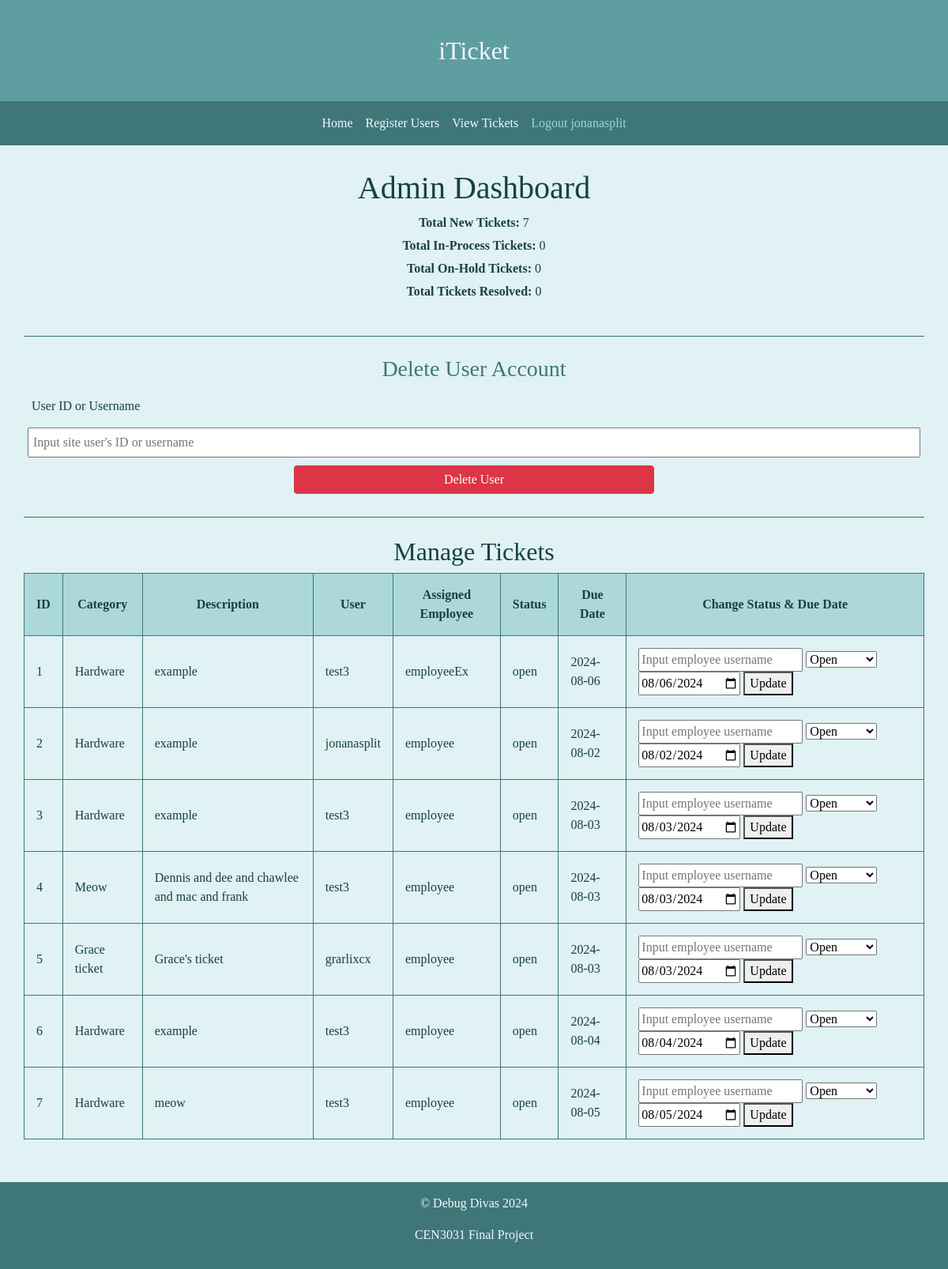
The page /admin_dash.php (signed in) on the database its author committed.
### tables this page shows
CREATE TABLE `tickets` (
  `id` int(11) NOT NULL,
  `type` varchar(255) NOT NULL,
  `description` text NOT NULL,
  `user` varchar(255) NOT NULL,
  `date` date NOT NULL DEFAULT current_timestamp(),
  `status` varchar(55) NOT NULL DEFAULT 'open',
  `employeeid` varchar(128) NOT NULL,
  `time_estimate` int(128) NOT NULL DEFAULT 0,
  `logged_hours` int(128) NOT NULL DEFAULT 0
);

### admin_dash.php (the view, shortened to what this page needs)
<?php
$host = "127.0.0.1";
$user = "root";
$password = "";
$db="login_it";
$data = mysqli_connect($host, $user, $password, $db);
$sql_tickets = "SELECT tickets.id, tickets.type, tickets.employeeid, tickets.description, tickets.user, tickets.date, tickets.status
        FROM tickets";
$result_tickets = $data->query($sql_tickets);
$sql_new = "SELECT COUNT(*) AS total_new FROM tickets WHERE status = 'open'";
$result_new = $data->query($sql_new);
$total_new = $result_new->fetch_assoc()['total_new'];
$sql_in_process = "SELECT COUNT(*) AS total_in_process FROM tickets WHERE status = 'in-process'";
$result_in_process = $data->query($sql_in_process);
$total_in_process = $result_in_process->fetch_assoc()['total_in_process'];
$sql_on_hold = "SELECT COUNT(*) AS total_on_hold FROM tickets WHERE status = 'on-hold'";
$result_on_hold = $data->query($sql_on_hold);
$total_on_hold = $result_on_hold->fetch_assoc()['total_on_hold'];
$sql_resolved = "SELECT COUNT(*) AS total_resolved FROM tickets WHERE status = 'closed'";
$result_resolved = $data->query($sql_resolved);
$total_resolved = $result_resolved->fetch_assoc()['total_resolved'];
?>
    <!DOCTYPE html>
    <html>
    <head>
        <link rel="stylesheet" href="https://cdn.jsdelivr.net/npm/bootstrap@4.6.2/dist/css/bootstrap.min.css">
    </head>
    <body style="font-family: K2D; background-color: #e0f2f3">
    <div class="jumbotron jumbotron-fluid text-center" style="margin-bottom:0; padding: 40px ;background-color: cadetblue; color: aliceblue">
        <a style="text-decoration: none; color: aliceblue; font-size: xx-large " href="adminhome.php">iTicket</a>
    </div>
    <nav class="navbar navbar-expand-sm justify-content-center" style=" background-color: #3f7778; color: #f0f8ff">
        <ul class="navbar-nav">
            <li class="nav-item" ><a class="nav-link" href="adminhome.php" style="color: aliceblue; ">Home</a></li>
            <li class="nav-item" ><a class="nav-link" href="adminCreate.php" style="color: aliceblue; ">Register Users</a></li>
            <li class="nav-item" ><a class="nav-link" href="admin_dash.php" style="color: aliceblue; ">View Tickets</a></li>
            <li class="nav-item" ><a class="nav-link" href="logout.php" style="color: #98d8da; ">Logout <?php echo $_SESSION['username'] ?></a></li>
        </ul>
    </nav>
    <div class="section justify-content-center text-center" style="margin: 30px; color: #174142">
        <h1>Admin Dashboard</h1>
        <div class="stats">
            <div><b>Total New Tickets:</b> <?php echo $total_new; ?></div>
            <div><b>Total In-Process Tickets:</b> <?php echo $total_in_process; ?></div>
            <div><b>Total On-Hold Tickets:</b> <?php echo $total_on_hold; ?></div>
            <div><b>Total Tickets Resolved:</b> <?php echo $total_resolved; ?></div>
        </div>
        <br>
        <hr style="margin: auto; background-color: #3f7778">
        <br>
        <h3 style="text-align: center; color: #3f7778">Delete User Account</h3>
        <form action="" method="POST" novalidate>
            <div class="input-group">
                <label style="padding: 5px; margin: 5px;">User ID or Username</label>
                <input placeholder="Input site user's ID or username" style="padding: 5px; margin: 5px; width: 100%" type="text" id="user_id" name="user_id" required>
            </div>
            <div class="input-group justify-content-center">
                <button style="padding: 5px; margin: 5px; width: 40%;" type="submit" name="delete_user" class="btn btn-danger">Delete User</button>
            </div>
        </form>
        <br>
        <hr style="margin: auto; background-color: #3f7778">
        <br>
        <div class="ticket-management">
            <h2>Manage Tickets</h2>
            <?php
            if ($result_tickets->num_rows > 0) {
                echo "<table>
                <tr>
                    <th>ID</th>
                    <th>Category</th>
                    <th>Description</th>
                    <th>User</th>
                    <th>Assigned Employee</th>
                    <th>Status</th>
                    <th>Due Date</th>
                    <th>Change Status & Due Date</th>
                </tr>";
                while ($row = $result_tickets->fetch_assoc()) {
                    echo "<tr>
                    <td>" . $row["id"] . "</td>
                    <td>" . $row["type"] . "</td>
                    <td>" . $row["description"] . "</td>
                    <td>" . $row["user"] . "</td>
                    <td>" . $row["employeeid"] . "</td>
                    <td>" . $row["status"] . "</td>
                    <td>" . $row["date"] . "</td>
                    <td>
                            <form method='POST' action=''>
                                <input type='hidden' name='ticket_id' value='" . $row["id"] . "'>
                                <input type='text' placeholder='Input employee username' name='employee'>
                                <select name='status'>
                                    <option value='open'" . ($row["status"] === 'open' ? ' selected' : '') . ">Open</option>
                                    <option value='in-process'" . ($row["status"] === 'in-process' ? ' selected' : '') . ">In-Process</option>
                                    <option value='on-hold'" . ($row["status"] === 'on-hold' ? ' selected' : '') . ">On-Hold</option>
                                    <option value='closed'" . ($row["status"] === 'closed' ? ' selected' : '') . ">Resolved</option>
                                </select>
                                <input type='date' name='due_date' value='" . $row["date"] . "'>
                                <button type='submit' name='update_ticket'>Update</button>
                            </form>
                        </td>
                </tr>";
                }
                echo "</table>";
            } else {
                echo "No tickets found";
            }
            ?>
        </div>
    </div>
    <br>
    <footer class="text-center" style="background-color: #3f7778; color: #F0F8FFFF; padding: 15px">
        <p>&copy Debug Divas 2024</p>
        <p>CEN3031 Final Project</p>
    </footer>
    </body>
    </html>

### admin_dash.php (style rules this page uses)
table { width: 100%; border-collapse: collapse; }
th, td { padding: 15px; text-align: left; }
.stats { margin-bottom: 20px; }
.stats div { margin: 5px 0; }
table, th, td, tr { border: #3f7778 solid 1px; }
th { background-color: #acd8da; }

### rows shown on the page
tickets: id "1", type "Hardware", description "example", user "test3", employeeid "employeeEx", status "open", date "2024-08-06", status "Open", due_date "08/06/2024"
tickets: id "2", type "Hardware", description "example", user "jonanasplit", employeeid "employee", status "open", date "2024-08-02", status "Open", due_date "08/02/2024"
tickets: id "3", type "Hardware", description "example", user "test3", employeeid "employee", status "open", date "2024-08-03", status "Open", due_date "08/03/2024"
tickets: id "4", type "Meow", description "Dennis and dee and chawlee and mac and frank", user "test3", employeeid "employee", status "open", date "2024-08-03", status "Open", due_date "08/03/2024"
tickets: id "5", type "Grace ticket", description "Grace's ticket", user "grarlixcx", employeeid "employee", status "open", date "2024-08-03", status "Open", due_date "08/03/2024"
tickets: id "6", type "Hardware", description "example", user "test3", employeeid "employee", status "open", date "2024-08-04", status "Open", due_date "08/04/2024"
tickets: id "7", type "Hardware", description "meow", user "test3", employeeid "employee", status "open", date "2024-08-05", status "Open", due_date "08/05/2024"

### other values the page prints
$_SESSION['username'] "jonanasplit"
$total_new "7"
$total_in_process "0"
$total_on_hold "0"
$total_resolved "0"
